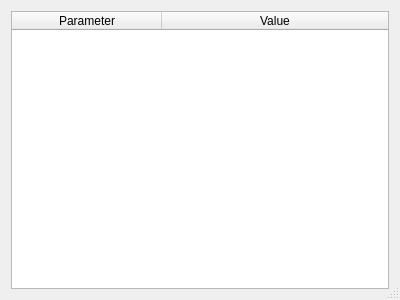
<?xml version="1.0" encoding="UTF-8"?>
<ui version="4.0">
 <class>CDataInfoDialog</class>
 <widget class="QDialog" name="CDataInfoDialog">
  <property name="geometry">
   <rect>
    <x>0</x>
    <y>0</y>
    <width>400</width>
    <height>300</height>
   </rect>
  </property>
  <property name="minimumSize">
   <size>
    <width>400</width>
    <height>300</height>
   </size>
  </property>
  <property name="windowTitle">
   <string>Data Information</string>
  </property>
  <property name="sizeGripEnabled">
   <bool>true</bool>
  </property>
  <layout class="QGridLayout" name="gridLayout">
   <item row="0" column="0">
    <widget class="QTableWidget" name="tableWidget">
     <property name="selectionMode">
      <enum>QAbstractItemView::NoSelection</enum>
     </property>
     <property name="selectionBehavior">
      <enum>QAbstractItemView::SelectRows</enum>
     </property>
     <property name="columnCount">
      <number>2</number>
     </property>
     <attribute name="horizontalHeaderDefaultSectionSize">
      <number>150</number>
     </attribute>
     <attribute name="horizontalHeaderStretchLastSection">
      <bool>true</bool>
     </attribute>
     <attribute name="verticalHeaderVisible">
      <bool>false</bool>
     </attribute>
     <attribute name="verticalHeaderDefaultSectionSize">
      <number>24</number>
     </attribute>
     <column>
      <property name="text">
       <string>Parameter</string>
      </property>
     </column>
     <column>
      <property name="text">
       <string>Value</string>
      </property>
     </column>
    </widget>
   </item>
  </layout>
 </widget>
 <resources/>
 <connections/>
</ui>
